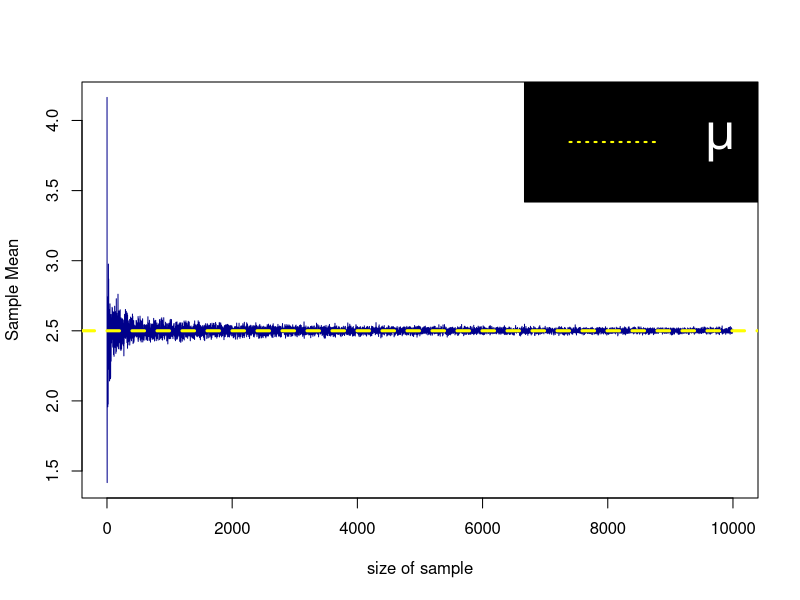

The R script that drew this image:
## ---- chunk 1
knitr::opts_chunk$set(echo = TRUE)
Sys.setenv(RSTUDIO_PANDOC = "C:/Program Files/RStudio/bin/quarto/bin/tools")
## ---- chunk 2

fun_tri_mat <- function(A){
    D <- dim(A)
    if(D[1] != D[2]) stop("A must be square matrix")
    n <- D[1]
    for(i in 1:(n-1)){
        for(j in (i+1):n){
            A[i, j] <- 0
        }
    }
    return(A)
}
A <- matrix(1, 4, 4)
A
A2 <- fun_tri_mat(A)
A2
## ---- chunk 3
create_normal_restrict <- function(size, 
Mu, Sig, a, b){
    i = 0
    Sample <- c()
    while(i <= size){
        temp1 <- rnorm(1, Mu, Sig)
        if(temp1 < b && temp1 > a){
            i = i + 1; Sample[i] <- temp1
        }
    }
    return(Sample)
}
s <- create_normal_restrict(size = 10, Mu = 0, Sig = 2, a = 2, b = 4)
s
all(s > 2) && all(s < 4)

## ---- chunk 4
create_normal_restrict <- function(size, 
Mu, Sig, a, b){
    Sample <- c()
    for(i in 1:size){
        temp1 <- rnorm(1, Mu, Sig)
        while(temp1 < a || temp1 > b){
            temp1 <- rnorm(1, Mu, Sig)
        }
        Sample[i] <- temp1
    }
    return(Sample)
}
s <- create_normal_restrict(size = 20, Mu = 2, Sig = 3, a = 3, b = 5)
s
all(s > 3) && all(s < 5)

## ---- chunk 5

Weak_law_large_num <- function(size, Mu, showPlot = TRUE){
    n <- size
    E <- list()
    for(i in 1:n){
        E[[i]] <- rnorm(i, mean = Mu, sd = 1)
    }
    E_mean <- unlist(lapply(E, mean))
    list_result <- list(Mean_result = E_mean, list_result = E)
    if(showPlot){
        plot(x = 1:n, y = E_mean, col = "darkblue", type = "l", xlab = "size of sample", ylab = "Sample Mean")
        abline(h = Mu, lwd = 3, lty = 2, col = "yellow")
        legend("topright", legend = expression(mu), lty = 3, lwd = 2, col = "yellow", bg = "black", cex = 3, 
        text.col = "white")
    }
    return(list_result)
}

Result <- Weak_law_large_num(size = 1e+4, Mu = 2.5, showPlot = T) 
E <- Result$list_result
E[[5]]
E[[10]]
E[[20]]
E[[50]]
